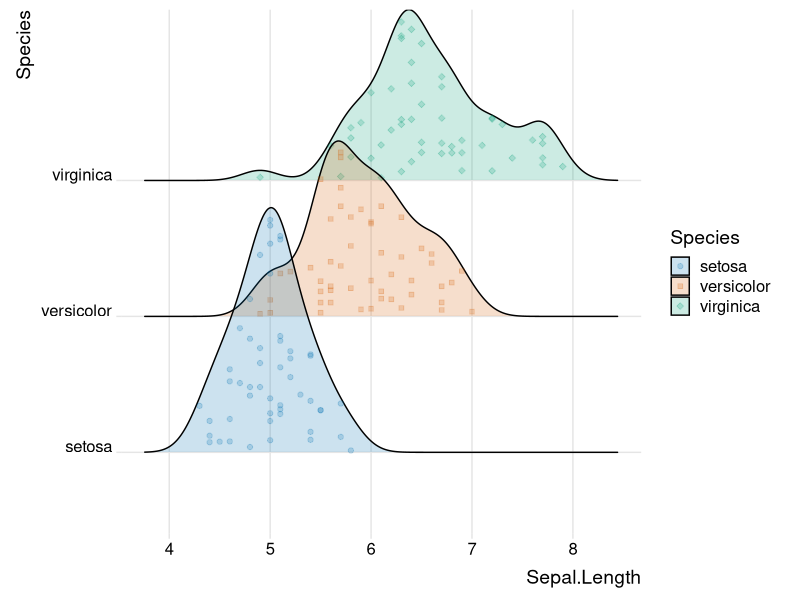

Generate this figure with R:
library(ggridges)


### Name: scale_discrete_manual
### Title: Generic discrete manual scale
### Aliases: scale_discrete_manual

### ** Examples

library(ggplot2)

ggplot(iris, aes(x=Sepal.Length, y=Species, fill = Species)) +
  geom_density_ridges(aes(point_color = Species, point_fill = Species,
                          point_shape = Species),
                      alpha = .2, jittered_points = TRUE) +
  scale_fill_manual(values = c("#0072b2", "#D55E00", "#009e73")) +
  scale_discrete_manual("point_color", values = c("#0072b2", "#D55E00", "#009e73")) +
  scale_discrete_manual("point_fill", values = c("#0072b280", "#D55E0080", "#009e7380")) +
  scale_discrete_manual("point_shape", values = c(21, 22, 23)) +
  theme_ridges()
